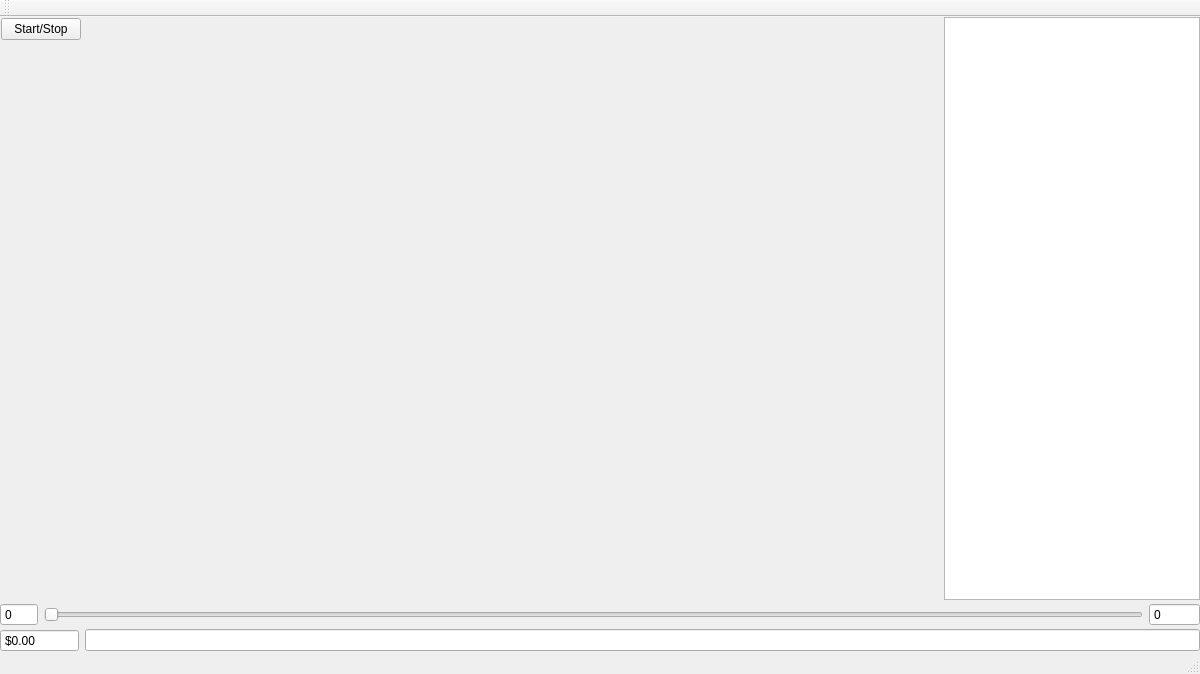
<?xml version="1.0" encoding="UTF-8"?>
<ui version="4.0">
 <class>MainWindow</class>
 <widget class="QMainWindow" name="MainWindow">
  <property name="geometry">
   <rect>
    <x>0</x>
    <y>0</y>
    <width>1200</width>
    <height>674</height>
   </rect>
  </property>
  <property name="windowTitle">
   <string>MainWindow</string>
  </property>
  <widget class="QWidget" name="centralWidget">
   <layout class="QVBoxLayout" name="verticalLayout_3">
    <property name="spacing">
     <number>3</number>
    </property>
    <property name="leftMargin">
     <number>0</number>
    </property>
    <property name="topMargin">
     <number>0</number>
    </property>
    <property name="rightMargin">
     <number>0</number>
    </property>
    <property name="bottomMargin">
     <number>0</number>
    </property>
    <item>
     <layout class="QHBoxLayout" name="horizontalLayout" stretch="0,10,0">
      <item>
       <widget class="QWidget" name="widget" native="true">
        <layout class="QVBoxLayout" name="verticalLayout" stretch="0,1">
         <property name="leftMargin">
          <number>1</number>
         </property>
         <property name="topMargin">
          <number>1</number>
         </property>
         <property name="rightMargin">
          <number>1</number>
         </property>
         <property name="bottomMargin">
          <number>1</number>
         </property>
         <item>
          <widget class="QPushButton" name="startButton">
           <property name="text">
            <string>Start/Stop</string>
           </property>
           <property name="checkable">
            <bool>true</bool>
           </property>
          </widget>
         </item>
         <item>
          <layout class="QFormLayout" name="formLayout"/>
         </item>
        </layout>
       </widget>
      </item>
      <item>
       <layout class="QVBoxLayout" name="verticalLayout_2" stretch="1">
        <property name="leftMargin">
         <number>0</number>
        </property>
        <item>
         <widget class="ACustomPlot" name="acPlot" native="true"/>
        </item>
       </layout>
      </item>
      <item>
       <widget class="QListWidget" name="listBills"/>
      </item>
     </layout>
    </item>
    <item>
     <layout class="QHBoxLayout" name="horizontalLayout_4">
      <item>
       <widget class="QSpinBox" name="spinHash">
        <property name="buttonSymbols">
         <enum>QAbstractSpinBox::NoButtons</enum>
        </property>
        <property name="minimum">
         <number>-1</number>
        </property>
        <property name="maximum">
         <number>9999</number>
        </property>
       </widget>
      </item>
      <item>
       <widget class="QSlider" name="sliderHash">
        <property name="pageStep">
         <number>1</number>
        </property>
        <property name="orientation">
         <enum>Qt::Horizontal</enum>
        </property>
       </widget>
      </item>
      <item>
       <widget class="QSpinBox" name="spinHashVal">
        <property name="readOnly">
         <bool>true</bool>
        </property>
        <property name="buttonSymbols">
         <enum>QAbstractSpinBox::NoButtons</enum>
        </property>
        <property name="minimum">
         <number>-1</number>
        </property>
        <property name="maximum">
         <number>999999999</number>
        </property>
       </widget>
      </item>
     </layout>
    </item>
    <item>
     <layout class="QHBoxLayout" name="horizontalLayout_5">
      <item>
       <widget class="QDoubleSpinBox" name="spinSum">
        <property name="readOnly">
         <bool>false</bool>
        </property>
        <property name="buttonSymbols">
         <enum>QAbstractSpinBox::NoButtons</enum>
        </property>
        <property name="prefix">
         <string>$</string>
        </property>
        <property name="minimum">
         <double>-999999.000000000000000</double>
        </property>
        <property name="maximum">
         <double>999999.000000000000000</double>
        </property>
       </widget>
      </item>
      <item>
       <widget class="QLineEdit" name="labelBundle"/>
      </item>
     </layout>
    </item>
   </layout>
   <zorder>horizontalLayoutWidget</zorder>
   <zorder></zorder>
   <zorder>spinSum</zorder>
   <zorder></zorder>
   <zorder>spinHashVal</zorder>
  </widget>
  <widget class="QMenuBar" name="menuBar">
   <property name="geometry">
    <rect>
     <x>0</x>
     <y>0</y>
     <width>1200</width>
     <height>21</height>
    </rect>
   </property>
  </widget>
  <widget class="QToolBar" name="mainToolBar">
   <property name="enabled">
    <bool>true</bool>
   </property>
   <attribute name="toolBarArea">
    <enum>TopToolBarArea</enum>
   </attribute>
   <attribute name="toolBarBreak">
    <bool>false</bool>
   </attribute>
  </widget>
  <widget class="QStatusBar" name="statusBar"/>
 </widget>
 <layoutdefault spacing="6" margin="11"/>
 <customwidgets>
  <customwidget>
   <class>ACustomPlot</class>
   <extends>QWidget</extends>
   <header>ACChart/acustomplot.h</header>
   <container>1</container>
  </customwidget>
 </customwidgets>
 <resources/>
 <connections/>
</ui>
